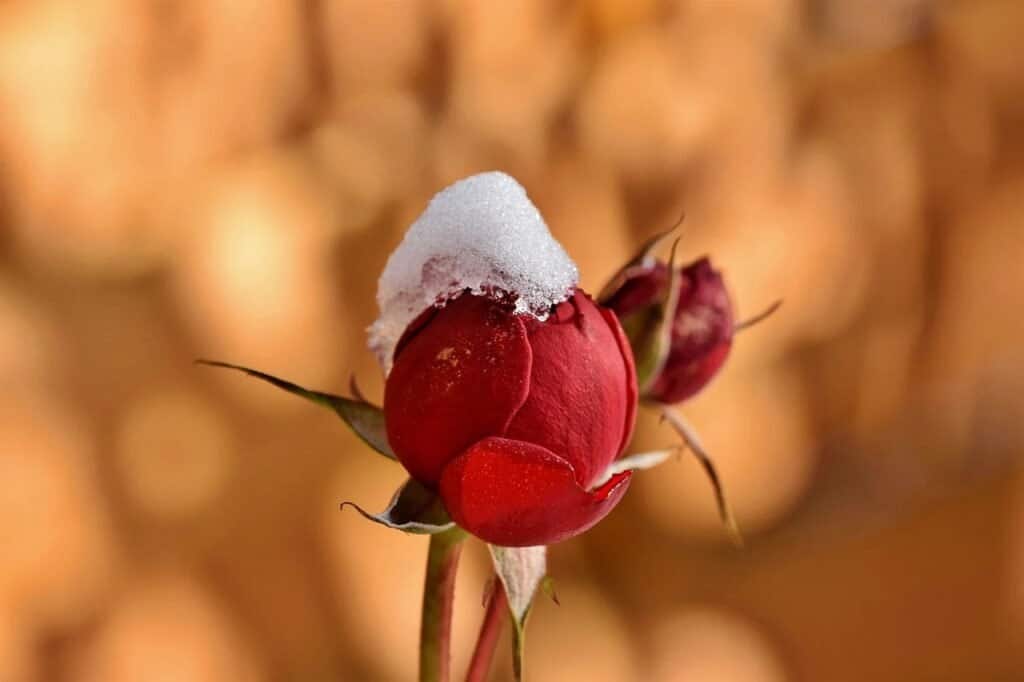
#> input picture image10.jpg, 1024 x 682 px, found by its file name
$ python MorphOperation.py
#> lines starting #> are read from the running program, lines starting #| are printed output that depends on the picture; after the words box and inside, x2 and y2 are one past the last pixel; in counts of white or black regions, pixels touching at a corner belong together
#morphological operations - EROSION,DILATION, OPENING, CLOSING
import cv2
import numpy as np

img = cv2.imread('C:\VSCode\Images\image10.jpg',0)
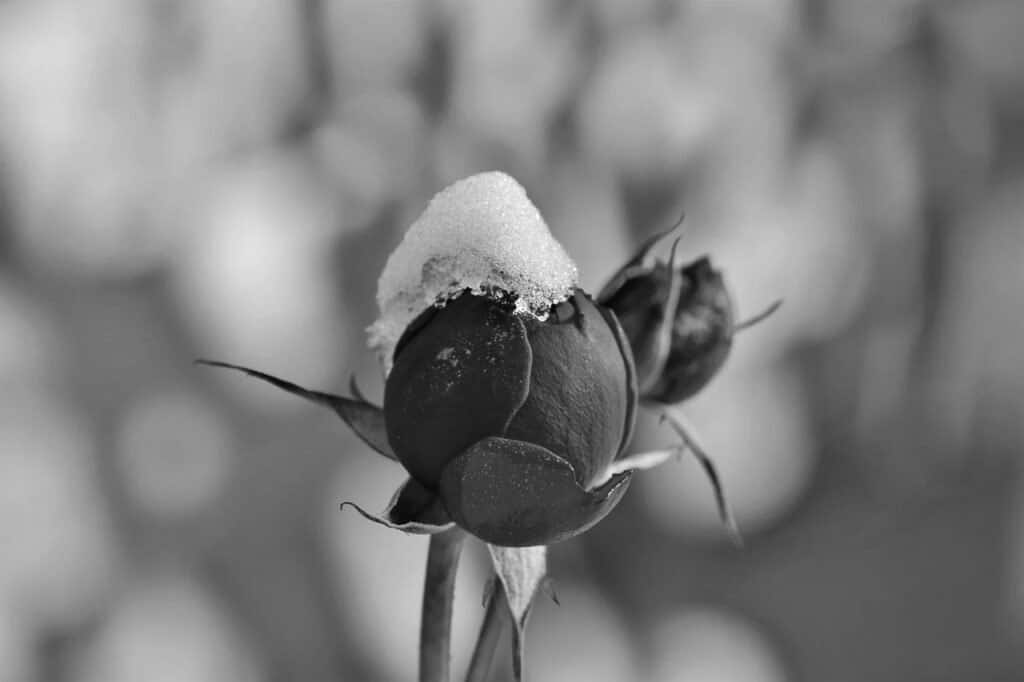
#> img: shape (682, 1024); min 0, max 255, mean 127
_,mask= cv2.threshold(img,230,255,cv2.THRESH_BINARY)
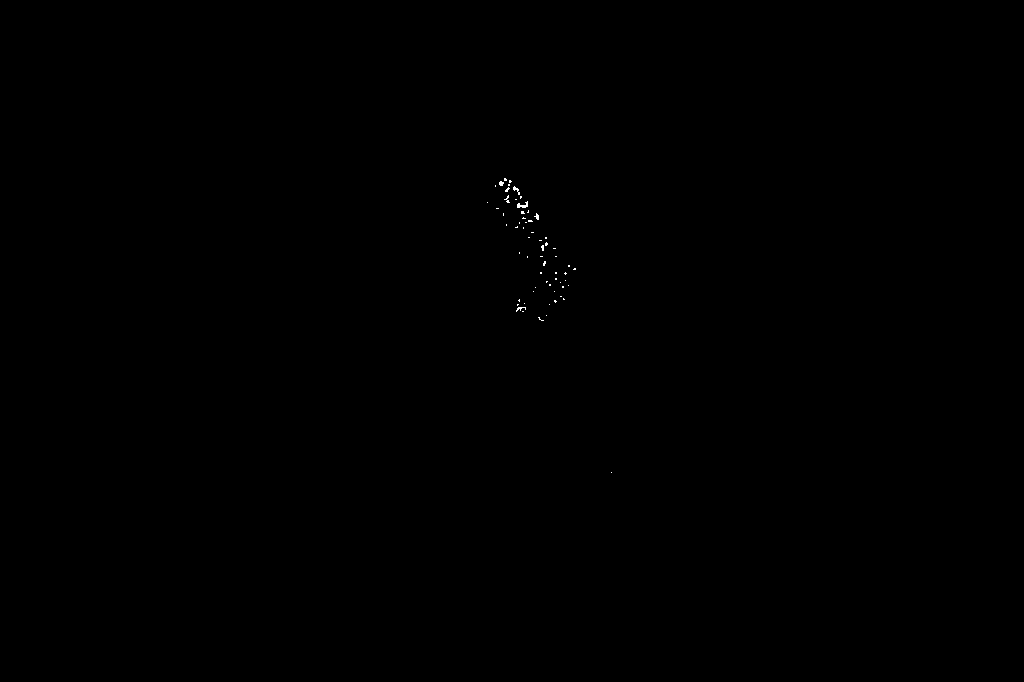
#> mask: shape (682, 1024); 0.05% white in thin lines or dots, all inside (x1, y1, x2, y2) = (487, 178, 612, 473)
kernel = np.ones((2,2),np.uint8)
e = cv2.erode(mask,kernel)
#> e: shape (682, 1024); 0.01% white in thin lines or dots, all inside (x1, y1, x2, y2) = (500, 179, 576, 310)

kernel = np.ones((3,3),np.uint8)
d = cv2.dilate(mask,kernel)
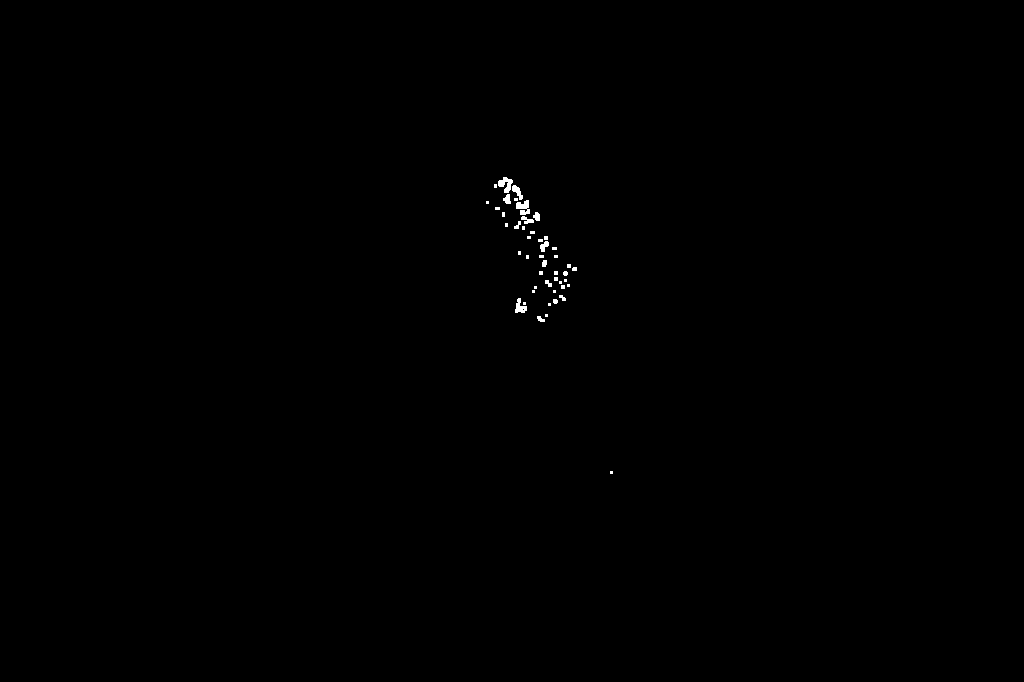
#> d: shape (682, 1024); 0.18% white; 47 white regions (32 under 20 px), largest, box (x1, y1, x2, y2) and area: (516, 200, 530, 215) 136, (498, 177, 513, 193) 135, (515, 298, 527, 313) 103

kernel = np.ones((3,3),np.uint8)
o = cv2.morphologyEx(mask,cv2.MORPH_OPEN,kernel)
#> o: shape (682, 1024); 0.01% white; 6 white regions (6 under 20 px)

kernel = np.ones((3,3),np.uint8)
c= cv2.morphologyEx(mask,cv2.MORPH_CLOSE,kernel)

from matplotlib import pyplot as plt
titles = ["img","mask","erosion","dilation","opening","closing"]
images = [img,mask,e,d,o,c]
for i in range(6):
    plt.subplot(3, 3, i+1), plt.imshow(images[i], 'gray')
    plt.title(titles[i])
    plt.xticks([]),plt.yticks([])

plt.show()
cv2.waitKey(0)
cv2.destroyAllWindows()

$ run again, with Img.jpg copied over image10.jpg
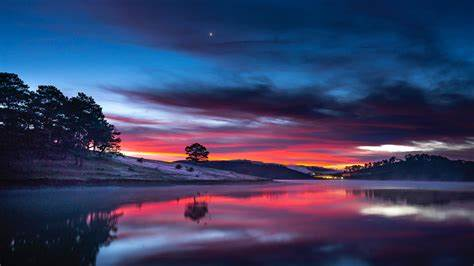
#> input picture Img.jpg, 474 x 266 px, found by its file name
#> `_,mask= cv2.threshold(img,230,255,cv2.THRESH_BINARY)`:
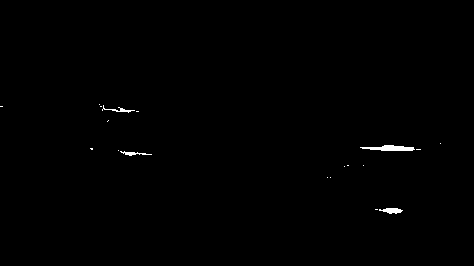
#> mask: shape (266, 474); 0.37% white; 19 white regions (15 under 20 px), largest, box (x1, y1, x2, y2) and area: (360, 145, 415, 151) 215, (379, 208, 403, 214) 94, (102, 105, 135, 113) 66, (120, 151, 152, 156) 65
#> e: shape (266, 474); 0.21% white; 9 white regions (6 under 20 px), largest, box (x1, y1, x2, y2) and area: (363, 146, 414, 151) 155, (384, 209, 402, 214) 62, (126, 153, 136, 156) 21
#> `d = cv2.dilate(mask,kernel)`:
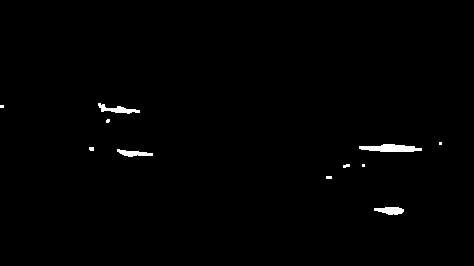
#> d: shape (266, 474); 0.79% white; 11 white regions (6 under 20 px), largest, box (x1, y1, x2, y2) and area: (359, 144, 422, 152) 359, (98, 103, 140, 114) 196, (374, 207, 404, 215) 174, (117, 149, 153, 157) 159, (343, 164, 350, 168) 21
#> o: shape (266, 474); 0.26% white; 4 white regions (1 under 20 px), largest, box (x1, y1, x2, y2) and area: (370, 145, 414, 151) 196, (383, 208, 401, 214) 83, (125, 152, 135, 156) 33
#> c: shape (266, 474); 0.39% white; 15 white regions (11 under 20 px), largest, box (x1, y1, x2, y2) and area: (360, 145, 421, 151) 221, (375, 208, 403, 214) 100, (100, 105, 135, 113) 80, (120, 151, 152, 156) 72
